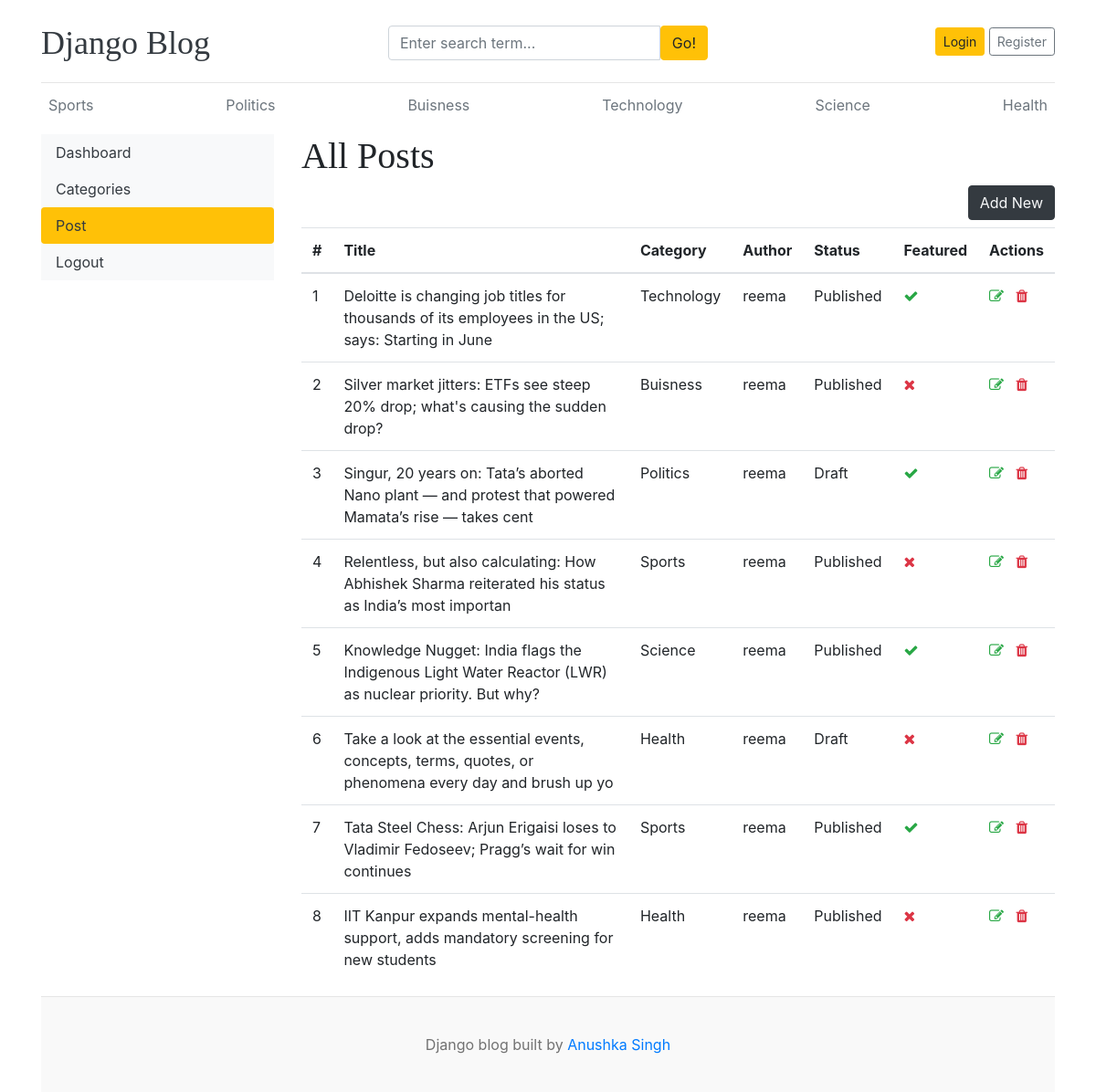
The app's page /dashboard/posts/ with its own data.
### blogs/models.py (models this page shows, shortened)
class Category(models.Model):
    category_name = models.CharField(max_length=50, unique=True)
    created_at=models.DateTimeField(auto_now_add=True)
    updated_at=models.DateTimeField(auto_now=True)
    class Meta:
        verbose_name_plural= "categories"
    def __str__(self):
        return self.category_name

class Blog(models.Model):
    title=models.CharField(max_length=100)
    slug =models.SlugField(max_length=150,unique=True,blank=True)
    category = models.ForeignKey(Category,on_delete=models.CASCADE)
    author =models.ForeignKey(User , on_delete=models.CASCADE)
    featured_image = models.ImageField(upload_to='uploads/%Y/%m/%d')
    short_description = models.TextField(max_length=500)
    blog_body = models.TextField(max_length=2000)
    status = models.CharField(choices=STATUS_CHOICES,default="Draft")
    is_featured = models.BooleanField(default=False)
    created_at = models.DateTimeField(auto_now_add=True)
    updated_at = models.DateTimeField(auto_now=True)

### dashboards/views.py (the view)
# urls.py: path('posts/',views.posts,name='posts'),
def posts(request):
    posts=Blog.objects.all()
    context={
        'posts':posts,
    }
    return render(request,'dashboard/posts.html',context)

### blogs/context_processors.py (called while the page is built)
def get_categories(request):
    categories = Category.objects.all()
    return dict(categories=categories)

def get_social_links(request):
    social_links= SocialLink.objects.all()
    return dict(social_links=social_links)

### templates/dashboard/posts.html (shortened to what this page needs)
{% extends 'base.html' %}
{% block content %}
<div class="row">
    {% include 'dashboard/sidebar.html'%}
    <div class="col-md-9">
        <h1>All Posts</h1>
        <a href="{% url 'add_post' %}" class="btn btn-dark text-light float-right mb-2">Add New</a>
        <table class="table table-hover">
            <thead>
                <tr>
                    <th>#</th>
                    <th>Title</th>
                    <th>Category</th>
                    <th>Author</th>
                    <th>Status</th>
                    <th>Featured</th>
                    <th>Actions</th>
                </tr>
            </thead>
            <tbody>
            {% for post in posts %}
                <tr>
                    <td>{{forloop.counter}}</td>
                    <td>{{post.title}}</td>
                    <td>{{post.category}}</td>
                    <td>{{post.author}}</td>
                    <td>{{post.status}}</td>
                    <td>{% if post.is_featured %}<i class="fa fa-check text-success"></i>{% else%} <i class="fa fa-times text-danger"></i>{%endif%}</td>
                    <td>
                        <a href="{% url 'edit_post' post.id  %}"><i class="fa fa-edit text-success"></i></a>
                        <a href="{% url 'delete_post' post.id %}"><i class="fa fa-trash text-danger"></i></a>
                    </td>
                </tr>
            {% endfor %}
            </tbody>
        </table>
    </div>
</div>
{%endblock%}

### templates/base.html (shortened to what this page needs)
{% load static %}
<!DOCTYPE html>
<html lang="en">
<head>
    <link href="https://getbootstrap.com/docs/4.0/dist/css/bootstrap.min.css" rel="stylesheet">
    <link href="{% static 'css/style.css'%}" rel="stylesheet">
    <link rel="stylesheet" href="https://cdnjs.cloudflare.com/ajax/libs/font-awesome/4.7.0/css/font-awesome.min.css">
  </head>
<body>
    <div class="container">
      <header class="blog-header py-3">
        <div class="row flex-nowrap justify-content-between align-items-center">
          <div class="col-4 pt-1">
            <a class="blog-header-logo text-dark" href="/">Django Blog</a>
          </div>
          <div class="col-4 pt-1">
            <form action="{% url 'search'%}" method="get">
              <div class="input-group">
                        <input class="form-control" type="text" name="keyword" value="{{keyword}}" placeholder="Enter search term..." aria-label="Enter search term..." aria-describedby="button-search" />
                        <button type="submit" class="btn btn-warning" id="button-search" type="button">Go!</button>
                    </div>
            </form>
          </div>
          <div class="col-4 d-flex justify-content-end align-items-center">
            {% if not user.is_authenticated %}
            <a class="btn btn-sm btn-warning" href="{% url 'login'%}">Login</a> &nbsp;
            <a class="btn btn-sm btn-outline-secondary" href="{% url 'register' %}">Register</a>
            {%else%}
            <span><a href="{% url 'dashboard' %}">Dashboard</a></span>
            &emsp;
            <span><a href="{% url 'logout'%}">Logout</a></span>
            {%endif%}
          </div>
        </div>
      </header>
    <div class="nav-scroller py-1 mb-2">
        <nav class="nav d-flex justify-content-between">
          {%for cat in categories %}
            <a class="p-2 text-muted" href="{% url 'posts_by_category' cat.id%}"> {{cat.category_name}}</a>
          {% endfor %}
        </nav>
      </div>
{% block content%}
{% endblock %}
<footer class="blog-footer">
  <p>Django blog built by <a href="#">Anushka Singh</a></p>
</footer>

### blog_main/static/css/style.css (style rules this page uses)
.blog-header { border-bottom: 1px solid #e5e5e5; }
.blog-header-logo { font-family: "Playfair Display", Georgia, "Times New Roman", serif; font-size: 2.25rem; }
h1, h2, h3, h4, h5, h6 { font-family: "Playfair Display", Georgia, "Times New Roman", serif; }
.blog-footer { padding: 2.5rem 0; color: #727272; text-align: center; background-color: #f9f9f9; border-top: .05rem solid #e5e5e5; }
.blog-footer p:last-child { margin-bottom: 0; }

### records on screen
Category: category_name "Sports"
Category: category_name "Politics"
Category: category_name "Buisness"
Category: category_name "Technology"
Category: category_name "Science"
Category: category_name "Health"
Blog: title "Deloitte is changing job titles for thousands of its employees in the US; says: Starting in June", category "Technology", author "reema", status "Published", is_featured True (drawn)
Blog: title "Silver market jitters: ETFs see steep 20% drop; what's causing the sudden drop?", category "Buisness", author "reema", status "Published", is_featured False (drawn)
Blog: title "Singur, 20 years on: Tata’s aborted Nano plant — and protest that powered Mamata’s rise — takes cent", category "Politics", author "reema", status "Draft", is_featured True (drawn)
Blog: title "Relentless, but also calculating: How Abhishek Sharma reiterated his status as India’s most importan", category "Sports", author "reema", status "Published", is_featured False (drawn)
Blog: title "Knowledge Nugget: India flags the Indigenous Light Water Reactor (LWR) as nuclear priority. But why?", category "Science", author "reema", status "Published", is_featured True (drawn)
Blog: title "Take a look at the essential events, concepts, terms, quotes, or phenomena every day and brush up yo", category "Health", author "reema", status "Draft", is_featured False (drawn)
Blog: title "Tata Steel Chess: Arjun Erigaisi loses to Vladimir Fedoseev; Pragg’s wait for win continues", category "Sports", author "reema", status "Published", is_featured True (drawn)
Blog: title "IIT Kanpur expands mental-health support, adds mandatory screening for new students", category "Health", author "reema", status "Published", is_featured False (drawn)
